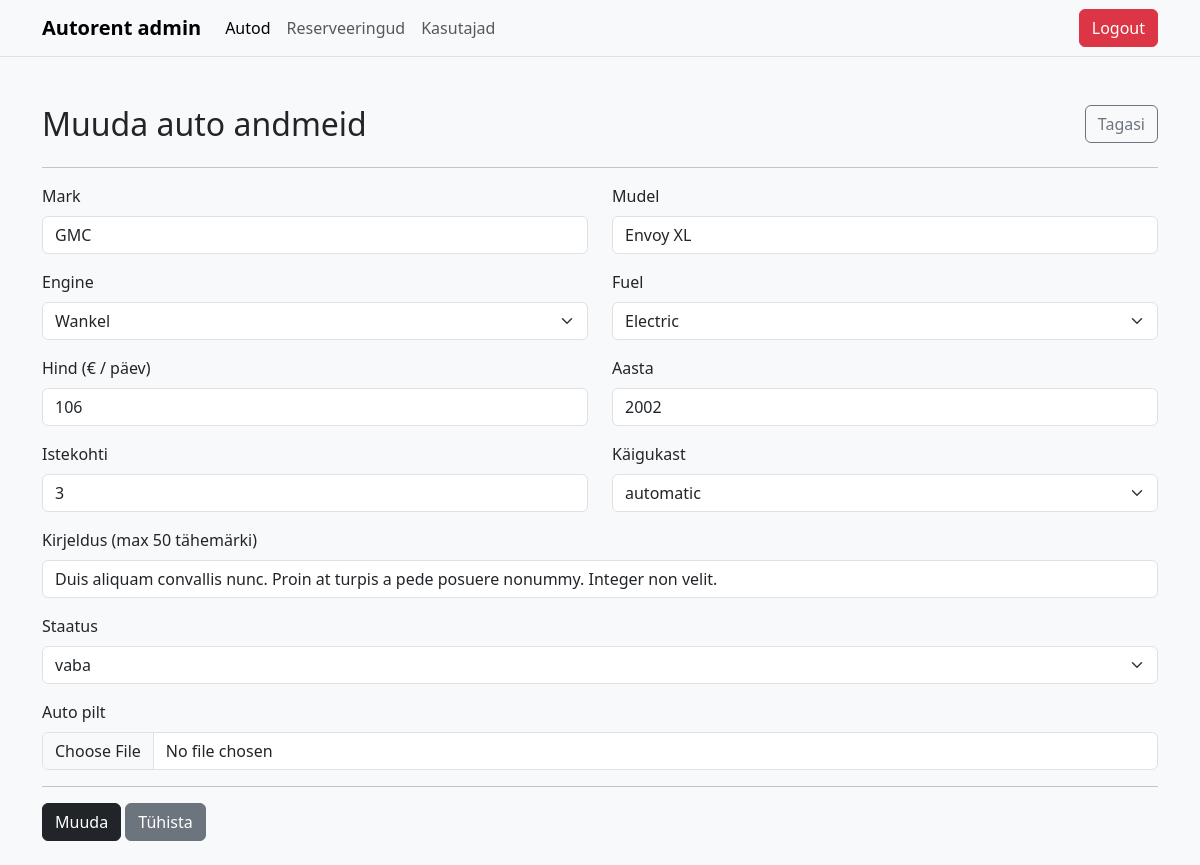
Screenshot of /edit.php?id=4 (signed in) with the database file from the repository.
### tables this page shows
CREATE TABLE `cars` (
  `id` int(4) NOT NULL,
  `mark` varchar(255) NOT NULL,
  `model` varchar(255) NOT NULL,
  `engine` varchar(255) NOT NULL,
  `fuel` varchar(255) NOT NULL,
  `price` int(4) NOT NULL,
  `image` varchar(255) NOT NULL,
  `description` varchar(255) NOT NULL,
  `status` enum('vaba','renditud','hoolduses') NOT NULL,
  `year` year(4) NOT NULL,
  `seats` int(1) NOT NULL,
  `transmission` varchar(255) NOT NULL
);

### edit.php (the view, shortened to what this page needs)
<?php include("config.php");
?>
<!DOCTYPE html>
<html lang="et">
<head>
    <link href="https://cdn.jsdelivr.net/npm/bootstrap@5.3.2/dist/css/bootstrap.min.css" rel="stylesheet">
</head>
<body class="bg-light">
    <nav class="navbar navbar-expand-lg bg-body-tertiary border-bottom">
  <div class="container">
    <a class="navbar-brand fw-bold" href="#">Autorent admin</a>
    <div class="collapse navbar-collapse" id="navbarSupportedContent">
      <ul class="navbar-nav me-auto mb-2 mb-lg-0">
        <li class="nav-item">
          <a class="nav-link active" aria-current="page" href="#">Autod</a>
        </li>
        <li class="nav-item">
          <a class="nav-link" href="#">Reserveeringud</a>
        </li>
        <li class="nav-item">
          <a class="nav-link" href="#">Kasutajad</a>
        </li>
      </ul>
      <button class="btn btn-danger" onclick="window.location.href='index.php'">Logout</button>
    </div>
  </div>
</nav>
<?php
if (!empty($_GET["id"])){
  $id = $_GET["id"];
$paring = "SELECT * FROM cars WHERE id=".$id."";
$valjund = mysqli_query($yhendus, $paring);
$rida = mysqli_fetch_row($valjund);
} else {
  header("Location: admin.php");
}
?>
<div class="container mt-5">
   <div class="d-flex justify-content-between align-items-center mb-4">
            <h2 class="mb-0">Muuda auto andmeid</h2>
            <a href="admin.php" class="btn btn-outline-secondary btn">Tagasi</a>
        </div>
         <hr>
        <div class="card-body mb-4">
            <form method="GET" enctype="multipart/form-data" action="edit.php">
                <div class="row mb-3">
                    <div class="col-md-6">
                        <label class="form-label">Mark</label>
                        <input type="text" name="mark" class="form-control" value="<?php echo $rida[1]; ?>" required>
                    </div>
                    <div class="col-md-6">
                        <label class="form-label">Mudel</label>
                        <input type="text" name="model" class="form-control" value="<?php echo $rida[2]; ?>" required>
                    </div>
                </div>
                <div class="row mb-3">
    <div class="col-md-6">
        <label class="form-label">Engine</label>
        <select name="engine" class="form-select" value="<?php echo $rida[3]; ?>" required>
            <option>Wankel</option>
        </select>
    </div>
    <div class="col-md-6">
        <label class="form-label">Fuel</label>
        <select name="fuel" class="form-select" value="<?php echo $rida[4]; ?>" required>
            <option>Electric</option>
        </select>
    </div>
</div>
<div class="row mb-3">
    <div class="col-md-6">
        <label class="form-label">Hind (€ / päev)</label>
        <input type="number" name="price" class="form-control" min="50" max="250" value="<?php echo $rida[5]; ?>" required>
    </div>
    <div class="col-md-6">
        <label class="form-label">Aasta</label>
        <input type="number" name="year" class="form-control" min="1900" max="2026" value="<?php echo $rida[9]; ?>" required>
    </div>
</div>
<div class="row mb-3">
    <div class="col-md-6">
        <label class="form-label">Istekohti</label>
        <input type="number" name="seats" class="form-control" min="2" max="8" value="<?php echo $rida[10]; ?>" required>
    </div>
    <div class="col-md-6">
        <label class="form-label">Käigukast</label>
        <select name="transmission" class="form-select" value="<?php echo $rida[11]; ?>" required>
            <option>automatic</option>
        </select>
    </div>
</div>
<div class="mb-3">
    <label class="form-label">Kirjeldus (max 50 tähemärki)</label>
    <input type="text" name="description" maxlength="50" class="form-control" value="<?php echo $rida[7]; ?>" required>
</div>
<div class="mb-3">
    <label class="form-label">Staatus</label>
    <select name="status" class="form-select" value="<?php echo $rida[8]; ?>" required>
        <option value="vaba">vaba</option>
    </select>
</div>
<div class="mb-3">
    <label class="form-label">Auto pilt</label>
    <input type="file" name="image" class="form-control" accept=".jpg,.jpeg,.png,.webp" value="<?php echo $rida[6]; ?>" >
</div>
                <hr>
                <button type="submit" class="btn btn-dark">Muuda</button>
                <a href="admin.php" class="btn btn-secondary">Tühista</a>
            </form>
        </div>
    </div>
</body>
</html>

### rows the page displays
cars: mark "GMC", model "Envoy XL", engine "Wankel", fuel "Electric", price "106", year "2002", seats "3", transmission "automatic", description "Duis aliquam convallis nunc. Proin at turpis a pede posuere nonummy. Integer non velit.", status "vaba"
